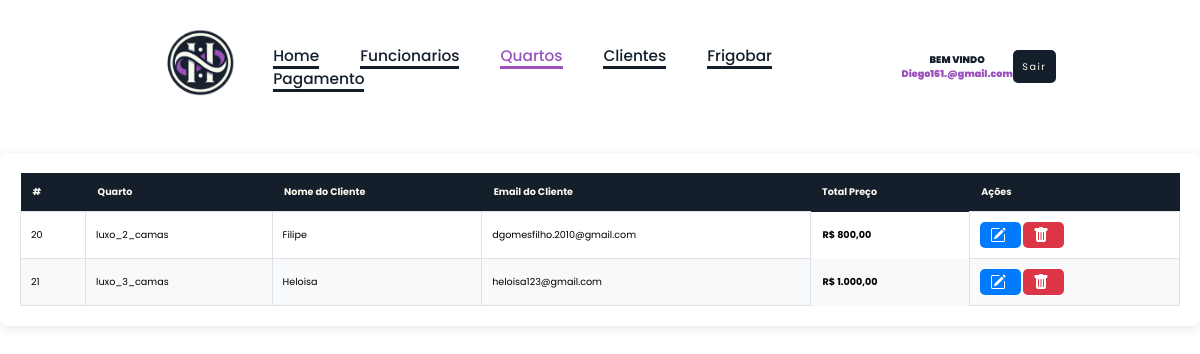
The page /quartos.php (signed in) on the database its author committed.
### tables this page shows
CREATE TABLE `quartos` (
  `idquartos` int(11) NOT NULL AUTO_INCREMENT,
  `quarto` varchar(50) NOT NULL,
  `nome` varchar(100) NOT NULL,
  `email` varchar(100) NOT NULL,
  `data_entrada` date DEFAULT NULL,
  `data_saida` date DEFAULT NULL,
  `total_preco` decimal(10,2) DEFAULT NULL,
  PRIMARY KEY (`idquartos`)
);

### quartos.php (the view, shortened to what this page needs)
<?php
$logado = $_SESSION['email'];
?>
<!DOCTYPE html>
<html lang="pt-br">
<head>
    <link rel="stylesheet" href="https://unpkg.com/boxicons@2.1.4/css/boxicons.min.css">
    <link rel="stylesheet" href="QUARTOS.css">
</head>
<body>
    <header class="header">
        <a href="Home.php" class="logo">
            <img src="img/logoSite.png" alt="logo">
        </a>
        <nav class="navbar">
            <a href="Home.php">Home</a>
            <a href="Funcionarios.php">Funcionarios</a>
            <a href="Quartos.php" class="active">Quartos</a>
            <a href="Clientes.php">Clientes</a>
            <a href="frigobar.php">Frigobar</a>
            <a href="pagamento.php">Pagamento</a>
        </nav>
        <div class="bemVindo">
            <?php
            echo "<p>Bem vindo</p> <u>$logado</u>";
            ?>
        </div>
        <div class="buttonSair">
            <a href="sair.php" class="btnSair">Sair</a>
        </div>
    </header>
    <div class="table">
        <table class="table-item">
            <thead>
                <tr>
                    <th scope="col">#</th>
                    <th scope="col">Quarto</th>
                    <th scope="col">Nome do Cliente</th>
                    <th scope="col">Email do Cliente</th>
                    <th scope="col">Total Preço</th>
                    <th scope="col">Ações</th>
                </tr>
            </thead>
            <tbody>
                <?php
                include_once('config.php');
                $query = "SELECT * FROM quartos";
                $result = mysqli_query($conexao, $query);
                while ($room_data = mysqli_fetch_assoc($result)) {
                    echo "<tr>";
                    echo "<td>" . $room_data['idquartos'] . "</td>";
                    echo "<td>" . $room_data['quarto'] . "</td>";
                    echo "<td>" . $room_data['nome'] . "</td>";
                    echo "<td>" . $room_data['email'] . "</td>";
                    echo "<th>R$ " . number_format($room_data['total_preco'], 2, ',', '.') . "</th>";
                    echo "<td>
                        <a class='btn1 btn-sm btn-primary' href='editquarto.php?id=" . $room_data['idquartos'] . "'>
                            <svg xmlns='http://www.w3.org/2000/svg' width='16' height='16' fill='currentColor' class='bi bi-pencil-square' viewBox='0 0 16 16'>
                                <path d='M15.502 1.94a.5.5 0 0 1 0 .706L14.459 3.69l-2-2L13.502.646a.5.5 0 0 1 .707 0l1.293 1.293zm-1.75 2.456-2-2L4.939 9.21a.5.5 0 0 0-.121.196l-.805 2.414a.25.25 0 0 0 .316.316l2.414-.805a.5.5 0 0 0 .196-.12l6.813-6.814z'/>
                                <path fill-rule='evenodd' d='M1 13.5A1.5 1.5 0 0 0 2.5 15h11a1.5 1.5 0 0 0 1.5-1.5v-6a.5.5 0 0 0-1 0v6a.5.5 0 0 1-.5.5h-11a.5.5 0 0 1-.5-.5v-11a.5.5 0 0 1 .5-.5H9a.5.5 0 0 0 0-1H2.5A1.5 1.5 0 0 0 1 2.5z'/>
                            </svg>
                        </a>
                        <a class='btn2 btn-sm btn-danger' href='deletequarto.php?id=" . $room_data['idquartos'] . "' onclick='return confirm(\"Tem certeza que deseja excluir este registro?\");'>
                            <svg xmlns='http://www.w3.org/2000/svg' width='16' height='16' fill='currentColor' class='bi bi-trash-fill' viewBox='0 0 16 16'>
                                <path d='M2.5 1a1 1 0 0 0-1 1v1a1 1 0 0 0 1 1H3v9a2 2 0 0 0 2 2h6a2 2 0 0 0 2-2V4h.5a1 1 0 0 0 1-1V2a1 1 0 0 0-1-1H10a1 1 0 0 0-1-1H7a1 1 0 0 0-1 1zm3 4a.5.5 0 0 1 .5.5v7a.5.5 0 0 1-1 0v-7a.5.5 0 0 1 .5-.5M8 5a.5.5 0 0 1 .5.5v7a.5.5 0 0 1-1 0v-7A.5.5 0 0 1 8 5m3 .5v7a.5.5 0 0 1-1 0v-7a.5.5 0 0 1 1 0'/>
                            </svg>
                        </a>
                      </td>";
                    echo "</tr>";
                }
                ?>
            </tbody>
        </table>
    </div>
</body>
</html>

### QUARTOS.css (style rules this page uses)
:root { --primeira-color: #9b52bb ; --segunda-color: #fcfbef ; --terceira-color:#141f2b ; --quarta-color:#6d6b7b ; --quinta-color:#b6bfc2 ; --branco: #ffffff ; --test-color: #ff0000; }
* { margin: 0; padding: 0; box-sizing: border-box; text-decoration: none; border: none; outline: none; scroll-behavior: smooth; font-family: "Poppins", sans-serif; }
html { font-size: 60%; overflow-x: hidden; }
.header { position: relative; top: 0; left: 0; width: 100%; padding: 1rem 12% 1rem; background: var(--branco); backdrop-filter: blur(10px); display: flex; justify-content: space-between; align-items: center; z-index: 5; }
.logo img { width: 110px; height: 110px; cursor: default; }
.navbar a { font-size: 1.6rem; color: var(--terceira-color); margin: 2rem; font-weight: 500; transition: 0.3s ease; border-bottom: 3px solid var(--terceira-color); text-transform: capitalize; }
.navbar a:hover, .navbar a.active { color: var(--primeira-color); border-bottom: 3px solid var(--primeira-color); }
.bemVindo { font-weight: 1000; }
.bemVindo u { color: var(--primeira-color); }
.bemVindo p { text-transform: uppercase; text-align: center; color: var(--terceira-color); }
.buttonSair { display: flex; }
.btnSair { background-color: var(--terceira-color); padding: 1rem; border-radius: 5px; letter-spacing: 1.5px; }
a { text-decoration: none; color: var(--segunda-color); }
.table { max-width: 1200px; margin: 20px auto; padding: 20px; background-color: #fff; border-radius: 8px; box-shadow: 0 2px 10px rgba(0, 0, 0, 0.1); }
.table-item { width: 100%; border-collapse: collapse; }
.table-item thead { background-color: var(--terceira-color); color: var(--segunda-color); }
.table-item th { padding: 12px; text-align: left; }
.table-item td { padding: 10px; border: 1px solid #dee2e6; }
.table-item tbody tr:nth-child(even) { background-color: #f8f9fa; }
.btn1, .btn2 { display: inline-block; padding: 5px 10px; border-radius: 5px; color: white; text-decoration: none; transition: background-color 0.3s; }
.btn1 { background-color: #007bff; }
.btn2 { background-color: #dc3545; }
.btn1 svg, .btn2 svg { vertical-align: middle; margin-right: 5px; }

### rows shown on the page
quartos: idquartos "20", quarto "luxo_2_camas", nome "Filipe", email "dgomesfilho.2010@gmail.com", total_preco "800,00"
quartos: idquartos "21", quarto "luxo_3_camas", nome "Heloisa", email "heloisa123@gmail.com", total_preco "1.000,00"

### other values the page prints
$logado "Diego161.@gmail.com"
